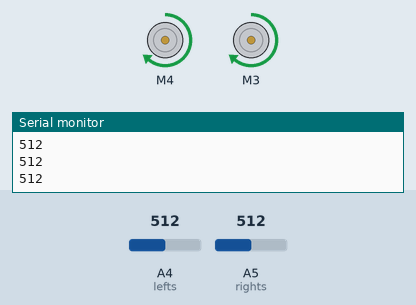
Recording of a sketch running on a simulated Arduino Uno, built with avr-gcc and run on an emulated ATmega328P. On the bench: 2 × DC motor (green arrow = forward, orange = backward, longer = faster), the last lines printed to the serial monitor. The inputs (shaded band) are chosen by the test bench; at power-on: A4 (lefts) = 512, A5 (rights) = 512.

Above: at 1.2 s.
1.3 s: A4 (lefts) set to 991
2.8 s: A4 (lefts) set to 1008
At 3.5 s:
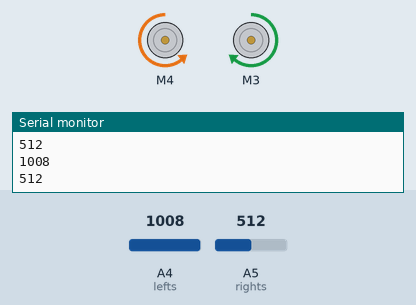
4.3 s: A5 (rights) set to 983
5.8 s: A5 (rights) set to 1008
At 6.9 s:
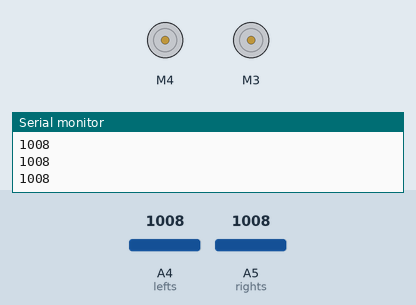
7.3 s: A4 (lefts) set to 990
At 8.4 s:
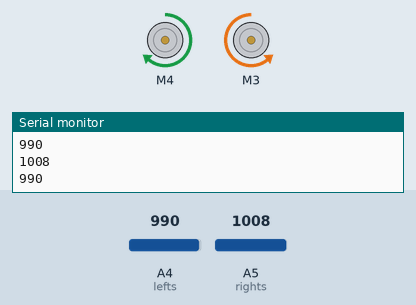
8.8 s: A4 (lefts) set to 1010
At 9.5 s:
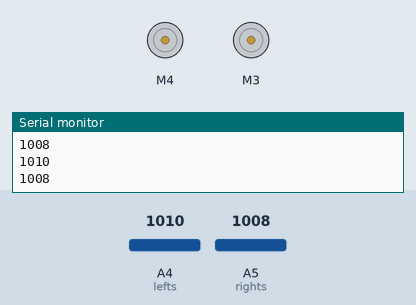
Timing chart, 0 to 11.3 s (numbered marks = the images above; inputs shaded):
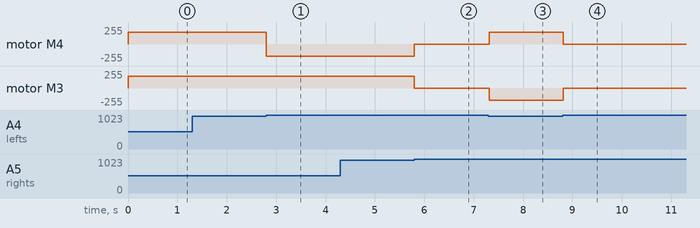

Measured:
- the behaviour switches between 1000 and 1001 on A4 (lefts) (found by bisection; images 0 and 1)
- the behaviour switches between 1000 and 1001 on A5 (rights) (found by bisection; images 1 and 2)
- after the input at 2.8 s, motor M4: forward 180/255 → backward 180/255 at once
- after the input at 5.8 s, motor M4: backward 180/255 → stopped at once; motor M3: forward 180/255 → stopped at once
- after the input at 7.3 s, motor M4: stopped → forward 180/255 at once; motor M3: stopped → backward 180/255 at once
- after the input at 8.8 s, motor M4: forward 180/255 → stopped at once; motor M3: backward 180/255 → stopped at once

The sketch:

ipek_i-Robot.ino
```cpp
    ////////////////////////////////////////////////////////
   //                İPEK YAĞMUR                         //
  //                İpek i-Robot v1.0                   //
 //                İpek Çizgi Takip Robotu             //
////////////////////////////////////////////////////////

//                  İPEK YAĞMUR
//               09.06.2009  ANKARA
//               PROJE: MAYIS 2019

//Kütüphane Eklentisi
#include <AFMotor.h>

//Değişken ve Pinlerin Tanımlanması
#define lefts A4
#define rights A5

//Motorların Tanımlanması
AF_DCMotor motor1(4, MOTOR12_1KHZ);
AF_DCMotor motor2(3, MOTOR12_1KHZ);
/*
AF_DCMotor motor1(3, MOTOR12_1KHZ);
AF_DCMotor motor2(4, MOTOR12_1KHZ);
 */

void setup() {
  //Motor hızlarının ayarlanması
  motor1.setSpeed(180);
  motor2.setSpeed(180);
  //Pinlerin iş tanımı
  pinMode(lefts,INPUT);
  pinMode(rights,INPUT);
  //Seri iletişim başlangıcı
  Serial.begin(9600);

}

void loop(){
  //Seri Bağlantı izleme ekranına sensörlerin değerlerinin yazılması
  Serial.println(analogRead(lefts));
  Serial.println(analogRead(rights));
  //Çizgi her iki sensör tarafından algılanırsa
  if(analogRead(lefts)>1000 && analogRead(rights)>1000){
    //durdur
    motor1.run(RELEASE);
    motor2.run(RELEASE);
  }
  //Çizgi sol sensör tarafından algılanırsa
  else if(analogRead(lefts)>1000 && analogRead(rights)<1000){
    //Sola dön
    motor1.run(BACKWARD);
    motor2.run(FORWARD);
    /*
    motor1.run(RELEASE);
    motor2.run(FORWARD);
     */
  }
  //Çizgi sağ sensör tarafından algılanırsa
  else if(analogRead(lefts)<1000 && analogRead(rights)>1000){
    //Sağa dön
    motor1.run(FORWARD);
    motor2.run(BACKWARD);
    /*
    motor1.run(FORWARD);
    motor2.run(RELEASE);
     */
  }
  //Çizgi sensörler tarafından algılanmazsa
  else if(analogRead(lefts)<1000 && analogRead(rights)<1000){
    //İlerle
    motor1.run(FORWARD);
    motor2.run(FORWARD);
    /*
    motor1.run(BACKWARD);
    motor2.run(BACKWARD);
     */
  }

}
```
